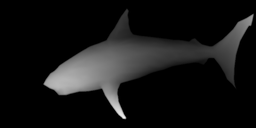
#> input picture images/shark_depth.png, 256 x 128 px, shrunk from 800 x 400 before the run
$ jupyter execute autostereograms.ipynb   (shell and % lines are left out)
#> lines starting #> are read from the running program, lines starting #| are printed output that depends on the picture
# Final Project: Autostereograms

## CS445: Computational Photography

### Part I: Familiarization

[cell 1]
#  Let's make some ASCII stereograms!
# Your eyes converge ( /\ ) or diverge ( \/ ) depending on the 3D depth of what they're looking at
# We can simulate looking at a single object at a distance X by looking at two identical objects at a distance less than X:


#     a  a  a  a  a  a  a  a  a  a  a  a  a
#     b   b   b   b   b   b   b   b   b   b
#     c    c    c    c    c    c    c    c
#     d     d     d     d     d     d     d
#     c    c    c    c    c    c    c    c
#     b   b   b   b   b   b   b   b   b   b
#     a  a  a  a  a  a  a  a  a  a  a  a  a

#  There's a slight problem with the one above: the period of the 'a' is ambiguous.
#  when you look at the 'd' row, the 'a' row will appear to be the same, when it should really be closer

#     CloseCloseCloseCloseCloseCloseCloseClose
#     Far   Far   Far   Far   Far   Far   Far
#     FurtherFurtherFurtherFurtherFurther
#     FurthestFurthestFurthestFurthestFurthest

[cell 2]
# import libraries
import cv2
import numpy as np
from matplotlib.colors import LogNorm
from scipy import signal
import matplotlib.pyplot as plt
import matplotlib.animation
# define working directory
# datadir = "./"

### Part II: Random Dot Autostereograms

[cell 3]
plt.rcParams['figure.dpi'] = 200

def make_stereogram(depth_img):

    intensity = 0.6 # intensity of 3D depth (0.0-1.0)
    patch_w = 50    # repeat-period corresponding to depth=0 in pixels
    out_size = (out_h, out_w) = (depth_img.shape[0], depth_img.shape[1]+patch_w)
    out = np.zeros(out_size).astype('double')

    for r, row in enumerate(out):
        # start with random array for row
        seed = np.random.random(patch_w)
        row[0:patch_w] = seed
        # sample remaining pixels in row based on depth
        for c in range(0, depth_img.shape[1]):
            depth = depth_img[r,c]
            offset = round(depth*patch_w*intensity)
            out[r, c+patch_w] = out[r, c+offset]
    out = out[:,patch_w:] # remove seed columns so image is centered
    return out

plt.axis('off')
depth_img = cv2.cvtColor(cv2.imread('images/shark_depth.png'), cv2.COLOR_BGR2GRAY).astype('double') / 255.0
#> depth_img: shape (128, 256) float64; min 0, max 0.949, mean 0.0811
plt.imshow(make_stereogram(depth_img), cmap='gray', vmin=0, vmax=1)
#> after the loop in make_stereogram, `for r, row in enumerate(out):`:
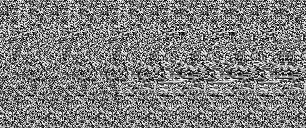
#> out: shape (128, 306) float64; min 7.24e-05, max 1, mean 0.498
#> in make_stereogram, `out = out[:,patch_w:]`:
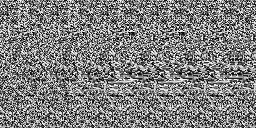
#> out: shape (128, 256) float64; min 7.24e-05, max 1, mean 0.498
plt.show()

### Part III: Textured Autostereograms

[cell 4]
plt.rcParams['figure.dpi'] = 200

intensity = 0.6 # intensity of 3D depth (0.0-1.0)
depth_img = cv2.cvtColor(cv2.imread('images/shark_depth.png'), cv2.COLOR_BGR2GRAY).astype('double') / 255.0
tex_img = cv2.cvtColor(cv2.imread('images/bricks.jpg'), cv2.COLOR_BGR2RGB) / 255.0
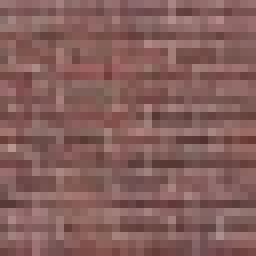
#> input picture images/bricks.jpg, 32 x 32 px, shrunk from 100 x 100 before the run (shown 8 times larger)
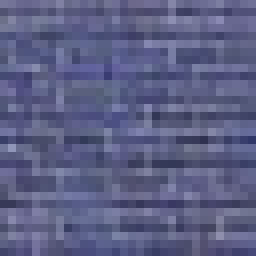
#> tex_img: shape (32, 32, 3) float64 (shown 8 times larger); mean B, G, R 0.517, 0.371, 0.359
patch_w = tex_img.shape[1]
#> patch_w = 32
out_size = (out_h, out_w) = (depth_img.shape[0], depth_img.shape[1]+patch_w)
#> out_size = (128, 288); out_h = 128; out_w = 288
out = np.zeros((*out_size,3)).astype('double')

for r, row in enumerate(out):
    # seed is now a row of the given texture
    seed = tex_img[r % tex_img.shape[0], 0:patch_w]
    row[0:patch_w] = seed
    # sample remaining pixels in row based on depth
    for c in range(0, depth_img.shape[1]):
        depth = depth_img[r,c]
        offset = round(depth*patch_w*intensity)
        out[r, c+patch_w] = out[r, c+offset]
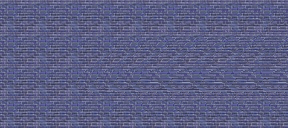
#> out: shape (128, 288, 3) float64; mean B, G, R 0.518, 0.371, 0.359
out = out[:,patch_w:] # remove seed columns so image is centered
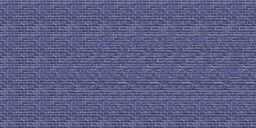
#> out: shape (128, 256, 3) float64; mean B, G, R 0.518, 0.371, 0.359

plt.imshow(out, cmap='gray', vmin=0, vmax=1)
plt.show()

### Extensions

[cell 5]
# [24 lines of commented-out code are left out]

### Decoding Autostereograms

[cell 6]
from tqdm import tqdm

[cell 7]
def findOptimalWindow(img, minSplit=4, maxSplit=16):
    maxWin = int(img.shape[1] / minSplit)
    minWin = int(img.shape[1] / maxSplit)
    print("max window size:", maxWin, ", min window size: ", minWin)

    vals = []
    for i in range(minWin,maxWin):
        # compute difference of the sum of the first two columns defined by the window width.
        left = np.sum(img[:, :i])
        right = np.sum(img[:, i:2*i])
        # normalize for the window total area
        vals.append((np.abs(left - right) / (i * img.shape[0]), i))

    sorted_vals = sorted(vals)
    # finally take the minimum ssd value from the list and return its window size
    return sorted_vals[0][1]

[cell 8]
# get depth map
def doMagicEye(img, window, samplesz):
    half_window = window // 2
    dmap = np.zeros((img.shape[0], img.shape[1]-window),dtype='int32')
    # really wish I could get rid of this iteration
    for vidx in tqdm(range(1,img.shape[0]-1)): # for each row
        for hidx in range(1,img.shape[1]-window-1): #for each pixel in the row
            # do ssd difference of current chunk and a test chunk for a bunch of test locations
            vals = []
            for offset in range(half_window, window - samplesz):
                ssd = ((img[vidx, hidx:hidx+samplesz] - img[vidx, hidx+offset:hidx+offset+samplesz])**2).sum()
                vals.append(ssd)
            best = np.where(np.array(vals) == np.min(vals))[0][-1]
            dmap[vidx][hidx] = best

    return dmap

[cell 9]
searchWndw = 1.0

# open image and create integral image
# img = cv2.cvtColor(out, cv2.COLOR_BGR2GRAY).astype('double') / 255.0
img = out
print(img.shape)
#| (128, 256, 3)
img = cv2.cvtColor(img.astype('float32'), cv2.COLOR_BGR2GRAY)
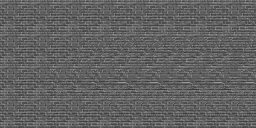
#> img: shape (128, 256) float32; min 0.204, max 0.597, mean 0.384
plt.imshow(img, cmap="gray")
plt.show()

# find our search window and make it big
window = int(searchWndw*findOptimalWindow(img))
#| max window size: 64 , min window size:  16
#> the loop in findOptimalWindow, `for i in range(minWin,maxWin):` made 48 passes
#> (left, right) on passes 1 to 12: (792.2, 780.8), (839, 835.5), (886.5, 882.5), (938.3, 934.4), (983.9, 990.9), (1031.5, 1039.7), (1084.6, 1083.6), (1130.8, 1134.5), (1179.5, 1185.5), (1231, 1228.7), (1278.1, 1278.7), (1328.1, 1329.1)
#> after the loop in findOptimalWindow, `for i in range(minWin,maxWin):`: vals = 48 pairs, first value 5.16e-05 to 0.00556, second value 16 to 63
#> in findOptimalWindow, `sorted_vals = sorted(vals)`: sorted_vals has the same summary as vals
#> window = 31
print(searchWndw)
print("image: {0}x{1}".format(img.shape[1], img.shape[0]))
#| image: 256x128
print("window: {0}".format(window))
#| window: 31

# how big of a signal we match on
samplesz = window // 10
#> samplesz = 3
print("sample: {0}".format(samplesz))
#| sample: 3
numProc = 4
dmap = doMagicEye(img, window, samplesz)
#> in doMagicEye, `half_window = window // 2`: half_window = 15
#> in doMagicEye, `dmap = np.zeros((img.shape[0], img.shape[1]-window),dtype='int32')`: dmap: shape (128, 225) int32; every value is 0
#> after the loop in doMagicEye, `for vidx in tqdm(range(1,img.shape[0]-1)):`:
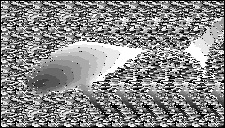
#> dmap: shape (128, 225) int32; min 0, max 12, mean 6.38; drawn with min black and max white

plt.imshow(dmap, cmap="gray")
plt.show()

[cell 10]
# create the cleaned up output
print(type(dmap))
#| <class 'numpy.ndarray'>
print(dmap.shape)
#| (128, 225)
dmap = dmap.astype('uint8')
print(type(dmap[0, 0]))
#| <class 'numpy.uint8'>
result = cv2.GaussianBlur(1 - cv2.cv2.equalizeHist(cv2.medianBlur(dmap, 5)), (5,5), 0)
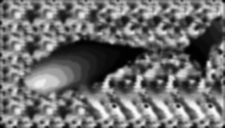
#> result: shape (128, 225); min 2, max 251, mean 111.4
plt.imshow(result, cmap="gray")
plt.show()
